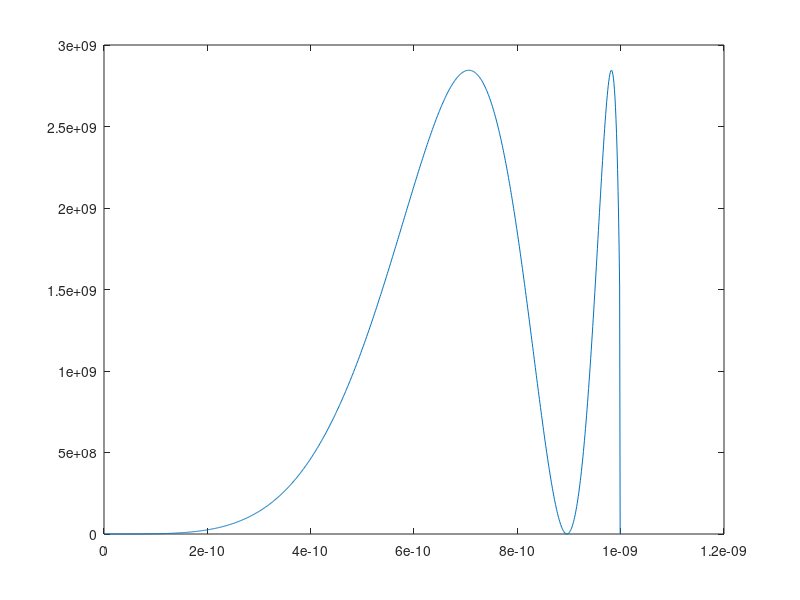

This chart was generated by the following MATLAB code:

h=(6.626*10^-34)/(2*3.14);
m=9.1*10^-31;
number=1000;
e=1.6*10^-19;
E=e*3;
length=10^-9;
dx=length/number;
wavefunc=zeros(number-1,2);
x=linspace(0,length,number);
x=x';
wavefunc1=zeros(number-1,2);
wavefunc2=zeros(number-1,2);

%potential=zeros(number,1);
potential=linspace(0,3,1000);
potential=potential';
potential_mean=zeros(number-1,1);
for i=1: number-1
    potential_mean(i,1)=(potential(i,1)+potential(i+1,1))/2;
end    
V=potential_mean*e;

k=zeros(number-1,1);

for i=1:number-1
    k(i,1)=(1i*sqrt(2*m*(E-V(i,1))))/h;
end

wavefunc1(1,1)=1;
wavefunc2=wavefunc1;
T1=zeros(2,2);
T2=zeros(2,2);

j=1;
T1(1,1)=exp(k(j,1)*x(j+1,1));
T1(1,2)=exp(-k(j,1)*x(j+1,1));
T1(2,1)=k(j,1)*exp(k(j,1)*x(j+1,1));
T1(2,2)=-k(j,1)*exp(-k(j,1)*x(j+1,1));
    
T2(1,1)=exp(k(j+1,1)*x(j+1,1));
T2(1,2)=exp(-k(j+1,1)*x(j+1,1));
T2(2,1)=k(j+1,1)*exp(k(j+1,1)*x(j+1,1));
T2(2,2)=-k(j+1,1)*exp(-k(j+1,1)*x(j+1,1));
T=T2\T1;
%{
syms a2;syms b2;syms b1;
S=solve([a2 == T(1,1) + T(1,2) * b1,b2 == T(2,1) + T(2,2) * b1,a2^2 + b1^2 == 1 + b2^2],[b1,a2,b2]);
wavefunc1(1,2)=S.b1(1);
wavefunc1(2,1)=S.a2(1);
wavefunc1(2,2)=S.b2(1);

wavefunc2(1,2)=S.b1(2);
wavefunc2(2,1)=S.a2(2);
wavefunc2(2,2)=S.b2(2);

%}
p=T(1,2)^2+1-T(2,2)^2;
q=(2*T(1,1)*T(1,2))-(2*T(2,1)*T(2,2));
r=T(1,1)^2-1-T(2,1)^2;

if(p==0)
    wavefunc1(1,2)=-q/r;
    wavefunc2(1,2)=-q/r;
    
else
    wavefunc1(1,2)=(-q+sqrt(q^2-(4*p*r)))/(2*p);
    wavefunc2(1,2)=(-q-sqrt(q^2-(4*p*r)))/(2*p);
end
wavefunc1(2,1)=T(1,1) +T(1,2)*wavefunc1(1,2);
wavefunc1(2,2)=T(2,1) +T(2,2)*wavefunc1(1,2);

wavefunc2(2,1)=T(1,1) +T(1,2)*wavefunc2(1,2);
wavefunc2(2,2)=T(2,1) +T(2,2)*wavefunc2(1,2);


for j=2:number-2
    
    T1(1,1)=exp(k(j,1)*x(j+1,1));
    T1(1,2)=exp(-k(j,1)*x(j+1,1));
    T1(2,1)=k(j,1)*exp(k(j,1)*x(j+1,1));
    T1(2,2)=-k(j,1)*exp(-k(j,1)*x(j+1,1));
    
    a11=exp(k(j+1,1)*x(j+1,1));
    a12=exp(-k(j+1,1)*x(j+1,1));
    a21=k(j+1,1)*exp(k(j+1,1)*x(j+1,1));
    a22=-k(j+1,1)*exp(-k(j+1,1)*x(j+1,1));
     
    T2(2,2)=a22;
    T2(1,2)=a12;
    T2(2,1)=a21;
    T2(1,1)=a11;
    if(inv(T2)==0)
        T=T1*inv(T2);
    else T=T1/T2;
    end
    %T=(T2*T1)/(a11*a22-a21*a12);
    wavefunc1(j+1,:)=wavefunc1(j,:)*T;
    wavefunc2(j+1,:)=wavefunc2(j,:)*T;
    
end



func1=zeros(number,1);
func2=zeros(number,1);

func1(1,1)=wavefunc1(1,1)*exp(k(1,1)*x(1,1))+wavefunc1(1,2)*exp(-k(1,1)*x(1,1));
func2(1,1)=wavefunc2(1,1)*exp(k(1,1)*x(1,1))+wavefunc2(1,2)*exp(-k(1,1)*x(1,1));

for j=1:number-1;
 
    func1(j+1,1)=wavefunc1(j,1)*exp(k(j,1)*x(j+1,1))+wavefunc1(j,2)*exp(-k(j,1)*x(j+1,1));
    func2(j+1,1)=wavefunc2(j,1)*exp(k(j,1)*x(j+1,1))+wavefunc2(j,2)*exp(-k(j,1)*x(j+1,1));

    
end    

func1=func1/ sqrt(((func1)' *func1)*dx);
func2=func2/ sqrt(((func2)' *func2)*dx);
A=zeros(number,number);
for i=1:number-1
    A(i,i)=-1/dx;
    A(i,i+1)=1/dx;
end
A(number,number-1)=-1/dx;
A(number,number)=1/dx;

J1=(1/(2*m))*(real(((func1)')*(-1i*h)*A*func1));
J2=(1/(2*m))*(real(((func2)')*(-1i*h)*A*func2));
prob1=zeros(1000,1);
for i=1:998
    prob1(i,1)=func1(i,1)*conj(func1(i,1));
end
plot(x,prob1);
%hold on;
%plot(x,J1,'r');
%plot(x,J2,'b');


display('done');

